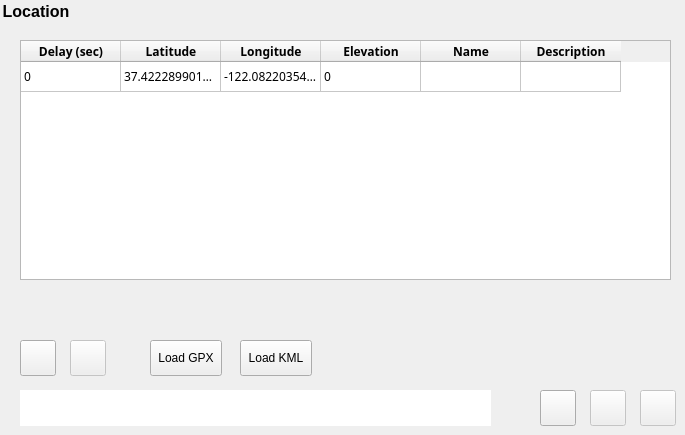
   <widget class="QWidget" name="location_page">
    <widget class="QGroupBox" name="locationGroup">
     <property name="geometry">
      <rect>
       <x>0</x>
       <y>0</y>
       <width>101</width>
       <height>31</height>
      </rect>
     </property>
     <property name="font">
      <font>
       <pointsize>12</pointsize>
       <weight>75</weight>
       <bold>true</bold>
      </font>
     </property>
     <property name="styleSheet">
      <string notr="true">border: 0px;</string>
     </property>
     <property name="title">
      <string>Location</string>
     </property>
    </widget>
    <widget class="QPushButton" name="loc_stopButton">
     <property name="enabled">
      <bool>false</bool>
     </property>
     <property name="geometry">
      <rect>
       <x>640</x>
       <y>390</y>
       <width>36</width>
       <height>36</height>
      </rect>
     </property>
     <property name="text">
      <string/>
     </property>
     <property name="icon">
      <iconset resource="resources.qrc">
       <normaloff>:/light/stop</normaloff>
       <disabledoff>:/light/stop_disabled</disabledoff>:/light/stop</iconset>
     </property>
     <property name="themeIconName" stdset="0">
      <string>stop</string>
     </property>
     <property name="themeIconName_disabled" stdset="0">
      <string>stop_disabled</string>
     </property>
    </widget>
    <widget class="QTextBrowser" name="loc_currentLocBox">
     <property name="geometry">
      <rect>
       <x>20</x>
       <y>390</y>
       <width>471</width>
       <height>36</height>
      </rect>
     </property>
     <property name="sizePolicy">
      <sizepolicy hsizetype="Fixed" vsizetype="Fixed">
       <horstretch>0</horstretch>
       <verstretch>0</verstretch>
      </sizepolicy>
     </property>
     <property name="font">
      <font>
       <pointsize>9</pointsize>
       <weight>50</weight>
       <bold>false</bold>
      </font>
     </property>
     <property name="acceptDrops">
      <bool>false</bool>
     </property>
     <property name="styleSheet">
      <string notr="true">Text.AlignVCenter;</string>
     </property>
     <property name="frameShape">
      <enum>QFrame::NoFrame</enum>
     </property>
     <property name="verticalScrollBarPolicy">
      <enum>Qt::ScrollBarAlwaysOff</enum>
     </property>
     <property name="horizontalScrollBarPolicy">
      <enum>Qt::ScrollBarAlwaysOff</enum>
     </property>
    </widget>
    <widget class="QPushButton" name="loc_GpxButton">
     <property name="geometry">
      <rect>
       <x>150</x>
       <y>340</y>
       <width>72</width>
       <height>36</height>
      </rect>
     </property>
     <property name="font">
      <font>
       <pointsize>9</pointsize>
       <weight>50</weight>
       <bold>false</bold>
      </font>
     </property>
     <property name="text">
      <string>Load GPX</string>
     </property>
    </widget>
    <widget class="QPushButton" name="loc_removeRowButton">
     <property name="enabled">
      <bool>false</bool>
     </property>
     <property name="geometry">
      <rect>
       <x>70</x>
       <y>340</y>
       <width>36</width>
       <height>36</height>
      </rect>
     </property>
     <property name="text">
      <string/>
     </property>
     <property name="icon">
      <iconset resource="resources.qrc">
       <normaloff>:/light/remove</normaloff>
       <disabledoff>:/light/remove_disabled</disabledoff>:/light/remove</iconset>
     </property>
     <property name="themeIconName" stdset="0">
      <string>remove</string>
     </property>
     <property name="themeIconName_disabled" stdset="0">
      <string>remove_disabled</string>
     </property>
    </widget>
    <widget class="QPushButton" name="loc_playButton">
     <property name="geometry">
      <rect>
       <x>540</x>
       <y>390</y>
       <width>36</width>
       <height>36</height>
      </rect>
     </property>
     <property name="text">
      <string/>
     </property>
     <property name="icon">
      <iconset resource="resources.qrc">
       <normaloff>:/light/play_arrow</normaloff>:/light/play_arrow</iconset>
     </property>
     <property name="iconSize">
      <size>
       <width>32</width>
       <height>32</height>
      </size>
     </property>
     <property name="themeIconName" stdset="0">
      <string>play_arrow</string>
     </property>
     <property name="themeIconName_disabled" stdset="0">
      <string>play_arrow_disabled</string>
     </property>
    </widget>
    <widget class="QPushButton" name="loc_KmlButton">
     <property name="geometry">
      <rect>
       <x>240</x>
       <y>340</y>
       <width>72</width>
       <height>36</height>
      </rect>
     </property>
     <property name="font">
      <font>
       <pointsize>9</pointsize>
       <weight>50</weight>
       <bold>false</bold>
      </font>
     </property>
     <property name="text">
      <string>Load KML</string>
     </property>
    </widget>
    <widget class="QPushButton" name="loc_pauseButton">
     <property name="enabled">
      <bool>false</bool>
     </property>
     <property name="geometry">
      <rect>
       <x>590</x>
       <y>390</y>
       <width>36</width>
       <height>36</height>
      </rect>
     </property>
     <property name="text">
      <string/>
     </property>
     <property name="icon">
      <iconset resource="resources.qrc">
       <normaloff>:/light/pause</normaloff>
       <disabledoff>:/light/pause_disabled</disabledoff>:/light/pause</iconset>
     </property>
     <property name="themeIconName" stdset="0">
      <string>pause</string>
     </property>
     <property name="themeIconName_disabled" stdset="0">
      <string>pause_disabled</string>
     </property>
    </widget>
    <widget class="QPushButton" name="loc_addRowButton">
     <property name="geometry">
      <rect>
       <x>20</x>
       <y>340</y>
       <width>36</width>
       <height>36</height>
      </rect>
     </property>
     <property name="text">
      <string/>
     </property>
     <property name="icon">
      <iconset resource="resources.qrc">
       <normaloff>:/light/add</normaloff>:/light/add</iconset>
     </property>
     <property name="themeIconName" stdset="0">
      <string>add</string>
     </property>
    </widget>
    <widget class="QTableWidget" name="loc_pathTable">
     <property name="geometry">
      <rect>
       <x>20</x>
       <y>40</y>
       <width>651</width>
       <height>240</height>
      </rect>
     </property>
     <property name="font">
      <font>
       <family>Sans Serif</family>
       <pointsize>9</pointsize>
       <weight>50</weight>
       <bold>false</bold>
      </font>
     </property>
     <property name="horizontalScrollBarPolicy">
      <enum>Qt::ScrollBarAlwaysOff</enum>
     </property>
     <property name="rowCount">
      <number>1</number>
     </property>
     <property name="columnCount">
      <number>6</number>
     </property>
     <attribute name="verticalHeaderVisible">
      <bool>false</bool>
     </attribute>
     <row/>
     <column>
      <property name="text">
       <string>Delay (sec)</string>
      </property>
      <property name="font">
       <font>
        <family>Sans Serif</family>
        <weight>75</weight>
        <bold>true</bold>
       </font>
      </property>
     </column>
     <column>
      <property name="text">
       <string>Latitude</string>
      </property>
      <property name="font">
       <font>
        <family>Sans Serif</family>
        <weight>75</weight>
        <bold>true</bold>
       </font>
      </property>
     </column>
     <column>
      <property name="text">
       <string>Longitude</string>
      </property>
      <property name="font">
       <font>
        <family>Sans Serif</family>
        <weight>75</weight>
        <bold>true</bold>
       </font>
      </property>
     </column>
     <column>
      <property name="text">
       <string>Elevation</string>
      </property>
      <property name="font">
       <font>
        <family>Sans Serif</family>
        <weight>75</weight>
        <bold>true</bold>
       </font>
      </property>
     </column>
     <column>
      <property name="text">
       <string>Name</string>
      </property>
      <property name="font">
       <font>
        <family>Sans Serif</family>
        <weight>75</weight>
        <bold>true</bold>
       </font>
      </property>
     </column>
     <column>
      <property name="text">
       <string>Description</string>
      </property>
      <property name="font">
       <font>
        <family>Sans Serif</family>
        <weight>75</weight>
        <bold>true</bold>
       </font>
      </property>
     </column>
     <item row="0" column="0">
      <property name="text">
       <string>0</string>
      </property>
     </item>
     <item row="0" column="1">
      <property name="text">
       <string>37.42228990140251</string>
      </property>
     </item>
     <item row="0" column="2">
      <property name="text">
       <string>-122.0822035425683</string>
      </property>
     </item>
     <item row="0" column="3">
      <property name="text">
       <string>0</string>
      </property>
     </item>
     <item row="0" column="4">
      <property name="text">
       <string/>
      </property>
     </item>
     <item row="0" column="5">
      <property name="text">
       <string/>
      </property>
     </item>
    </widget>
   </widget>
